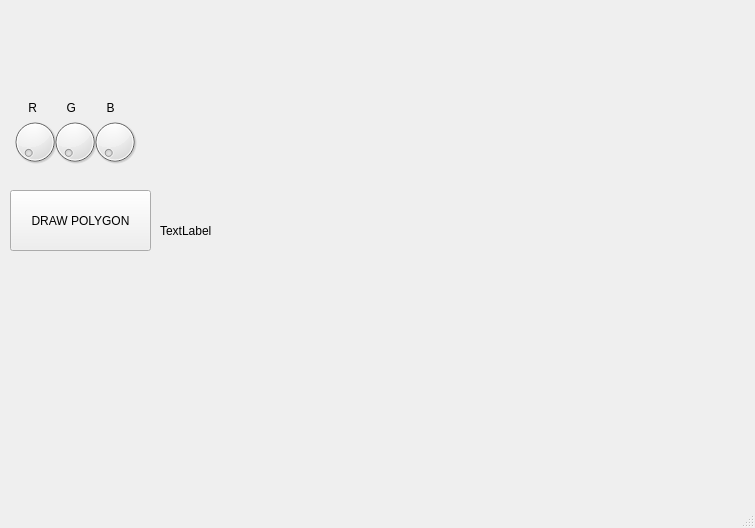
<?xml version="1.0" encoding="UTF-8"?>
<ui version="4.0">
 <class>MainWindow</class>
 <widget class="QMainWindow" name="MainWindow">
  <property name="geometry">
   <rect>
    <x>0</x>
    <y>0</y>
    <width>755</width>
    <height>528</height>
   </rect>
  </property>
  <property name="windowTitle">
   <string>MainWindow</string>
  </property>
  <widget class="QWidget" name="centralwidget">
   <widget class="QPushButton" name="pushButton">
    <property name="geometry">
     <rect>
      <x>10</x>
      <y>190</y>
      <width>141</width>
      <height>61</height>
     </rect>
    </property>
    <property name="text">
     <string>DRAW POLYGON</string>
    </property>
   </widget>
   <widget class="QLabel" name="label">
    <property name="geometry">
     <rect>
      <x>160</x>
      <y>20</y>
      <width>581</width>
      <height>421</height>
     </rect>
    </property>
    <property name="text">
     <string>TextLabel</string>
    </property>
   </widget>
   <widget class="QDial" name="dial">
    <property name="geometry">
     <rect>
      <x>10</x>
      <y>110</y>
      <width>50</width>
      <height>64</height>
     </rect>
    </property>
    <property name="maximum">
     <number>255</number>
    </property>
   </widget>
   <widget class="QDial" name="dial_2">
    <property name="geometry">
     <rect>
      <x>50</x>
      <y>110</y>
      <width>50</width>
      <height>64</height>
     </rect>
    </property>
    <property name="maximum">
     <number>255</number>
    </property>
   </widget>
   <widget class="QDial" name="dial_3">
    <property name="geometry">
     <rect>
      <x>90</x>
      <y>110</y>
      <width>50</width>
      <height>64</height>
     </rect>
    </property>
    <property name="toolTipDuration">
     <number>0</number>
    </property>
    <property name="maximum">
     <number>255</number>
    </property>
   </widget>
   <widget class="QLabel" name="label_2">
    <property name="geometry">
     <rect>
      <x>15</x>
      <y>97</y>
      <width>51</width>
      <height>21</height>
     </rect>
    </property>
    <property name="text">
     <string>    R</string>
    </property>
   </widget>
   <widget class="QLabel" name="label_3">
    <property name="geometry">
     <rect>
      <x>50</x>
      <y>100</y>
      <width>56</width>
      <height>16</height>
     </rect>
    </property>
    <property name="text">
     <string>     G</string>
    </property>
   </widget>
   <widget class="QLabel" name="label_4">
    <property name="geometry">
     <rect>
      <x>90</x>
      <y>100</y>
      <width>56</width>
      <height>16</height>
     </rect>
    </property>
    <property name="text">
     <string>     B</string>
    </property>
   </widget>
  </widget>
  <widget class="QMenuBar" name="menubar">
   <property name="geometry">
    <rect>
     <x>0</x>
     <y>0</y>
     <width>755</width>
     <height>26</height>
    </rect>
   </property>
  </widget>
  <widget class="QStatusBar" name="statusbar"/>
 </widget>
 <resources/>
 <connections/>
</ui>
